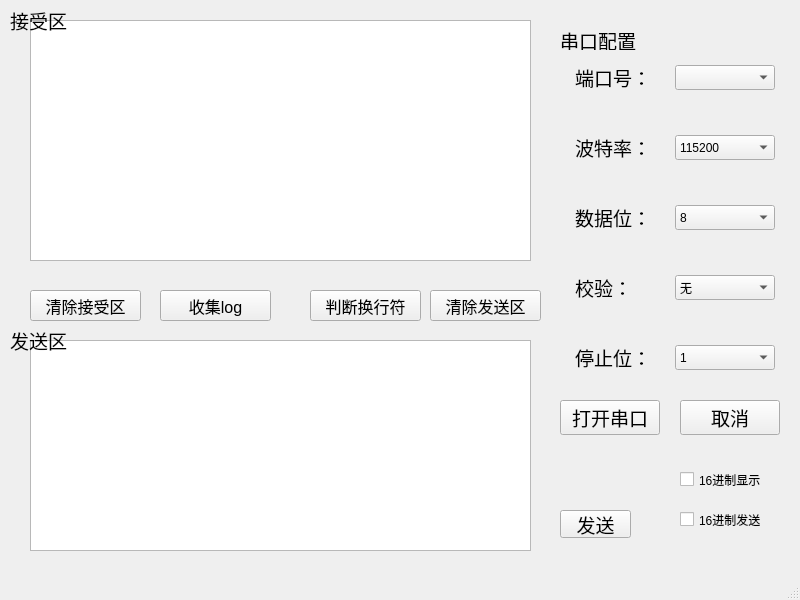
<?xml version="1.0" encoding="UTF-8"?>
<ui version="4.0">
 <class>MainWindow</class>
 <widget class="QMainWindow" name="MainWindow">
  <property name="geometry">
   <rect>
    <x>0</x>
    <y>0</y>
    <width>800</width>
    <height>600</height>
   </rect>
  </property>
  <property name="windowTitle">
   <string>MainWindow</string>
  </property>
  <widget class="QWidget" name="centralwidget">
   <widget class="QComboBox" name="cBox_SerialPortNum">
    <property name="geometry">
     <rect>
      <x>675</x>
      <y>65</y>
      <width>100</width>
      <height>25</height>
     </rect>
    </property>
    <property name="editable">
     <bool>false</bool>
    </property>
   </widget>
   <widget class="QLabel" name="label_3">
    <property name="geometry">
     <rect>
      <x>575</x>
      <y>205</y>
      <width>85</width>
      <height>25</height>
     </rect>
    </property>
    <property name="font">
     <font>
      <family>华文楷体</family>
      <pointsize>14</pointsize>
     </font>
    </property>
    <property name="text">
     <string>数据位：</string>
    </property>
   </widget>
   <widget class="QLabel" name="label_4">
    <property name="geometry">
     <rect>
      <x>575</x>
      <y>275</y>
      <width>85</width>
      <height>25</height>
     </rect>
    </property>
    <property name="font">
     <font>
      <family>华文楷体</family>
      <pointsize>14</pointsize>
     </font>
    </property>
    <property name="text">
     <string>校验：</string>
    </property>
   </widget>
   <widget class="QComboBox" name="CBox_SerialPortcheck">
    <property name="geometry">
     <rect>
      <x>675</x>
      <y>275</y>
      <width>100</width>
      <height>25</height>
     </rect>
    </property>
    <item>
     <property name="text">
      <string>无</string>
     </property>
    </item>
    <item>
     <property name="text">
      <string>奇检验</string>
     </property>
    </item>
    <item>
     <property name="text">
      <string>偶校验</string>
     </property>
    </item>
   </widget>
   <widget class="QPushButton" name="opencolse">
    <property name="geometry">
     <rect>
      <x>560</x>
      <y>400</y>
      <width>100</width>
      <height>35</height>
     </rect>
    </property>
    <property name="font">
     <font>
      <family>华文楷体</family>
      <pointsize>14</pointsize>
     </font>
    </property>
    <property name="text">
     <string>打开串口</string>
    </property>
   </widget>
   <widget class="QLabel" name="label">
    <property name="geometry">
     <rect>
      <x>575</x>
      <y>65</y>
      <width>80</width>
      <height>25</height>
     </rect>
    </property>
    <property name="font">
     <font>
      <family>华文楷体</family>
      <pointsize>14</pointsize>
     </font>
    </property>
    <property name="text">
     <string>端口号：</string>
    </property>
   </widget>
   <widget class="QLabel" name="label_5">
    <property name="geometry">
     <rect>
      <x>575</x>
      <y>345</y>
      <width>100</width>
      <height>25</height>
     </rect>
    </property>
    <property name="font">
     <font>
      <family>华文楷体</family>
      <pointsize>14</pointsize>
     </font>
    </property>
    <property name="text">
     <string>停止位：</string>
    </property>
   </widget>
   <widget class="QComboBox" name="cBox_SerialPortDataNum">
    <property name="geometry">
     <rect>
      <x>675</x>
      <y>205</y>
      <width>100</width>
      <height>25</height>
     </rect>
    </property>
    <property name="editable">
     <bool>false</bool>
    </property>
    <item>
     <property name="text">
      <string>8</string>
     </property>
    </item>
    <item>
     <property name="text">
      <string>7</string>
     </property>
    </item>
    <item>
     <property name="text">
      <string>6</string>
     </property>
    </item>
    <item>
     <property name="text">
      <string>5</string>
     </property>
    </item>
   </widget>
   <widget class="QLabel" name="label_2">
    <property name="geometry">
     <rect>
      <x>575</x>
      <y>135</y>
      <width>85</width>
      <height>25</height>
     </rect>
    </property>
    <property name="font">
     <font>
      <family>华文楷体</family>
      <pointsize>14</pointsize>
     </font>
    </property>
    <property name="text">
     <string>波特率：</string>
    </property>
   </widget>
   <widget class="QComboBox" name="cBox_SerialPortStopBit">
    <property name="geometry">
     <rect>
      <x>675</x>
      <y>345</y>
      <width>100</width>
      <height>25</height>
     </rect>
    </property>
    <item>
     <property name="text">
      <string>1</string>
     </property>
    </item>
    <item>
     <property name="text">
      <string>2</string>
     </property>
    </item>
   </widget>
   <widget class="QPushButton" name="Con_DSable_PBT">
    <property name="geometry">
     <rect>
      <x>680</x>
      <y>400</y>
      <width>100</width>
      <height>35</height>
     </rect>
    </property>
    <property name="font">
     <font>
      <family>华文楷体</family>
      <pointsize>14</pointsize>
     </font>
    </property>
    <property name="text">
     <string>取消</string>
    </property>
   </widget>
   <widget class="QComboBox" name="cBox_SerialPortBaud">
    <property name="geometry">
     <rect>
      <x>675</x>
      <y>135</y>
      <width>100</width>
      <height>25</height>
     </rect>
    </property>
    <property name="editable">
     <bool>false</bool>
    </property>
    <item>
     <property name="text">
      <string>115200</string>
     </property>
    </item>
    <item>
     <property name="text">
      <string>921600</string>
     </property>
    </item>
    <item>
     <property name="text">
      <string>9600</string>
     </property>
    </item>
    <item>
     <property name="text">
      <string>4800</string>
     </property>
    </item>
   </widget>
   <widget class="QLabel" name="label_6">
    <property name="geometry">
     <rect>
      <x>560</x>
      <y>30</y>
      <width>100</width>
      <height>20</height>
     </rect>
    </property>
    <property name="font">
     <font>
      <family>华文楷体</family>
      <pointsize>14</pointsize>
     </font>
    </property>
    <property name="text">
     <string>串口配置</string>
    </property>
   </widget>
   <widget class="QPlainTextEdit" name="SerialPortDataShow">
    <property name="geometry">
     <rect>
      <x>30</x>
      <y>20</y>
      <width>501</width>
      <height>241</height>
     </rect>
    </property>
   </widget>
   <widget class="QPlainTextEdit" name="SerialPortDataSend">
    <property name="geometry">
     <rect>
      <x>30</x>
      <y>340</y>
      <width>501</width>
      <height>211</height>
     </rect>
    </property>
   </widget>
   <widget class="QLabel" name="label_7">
    <property name="geometry">
     <rect>
      <x>10</x>
      <y>10</y>
      <width>81</width>
      <height>21</height>
     </rect>
    </property>
    <property name="font">
     <font>
      <family>Arial</family>
      <pointsize>14</pointsize>
     </font>
    </property>
    <property name="text">
     <string>接受区</string>
    </property>
   </widget>
   <widget class="QLabel" name="label_8">
    <property name="geometry">
     <rect>
      <x>10</x>
      <y>330</y>
      <width>81</width>
      <height>21</height>
     </rect>
    </property>
    <property name="font">
     <font>
      <family>Arial</family>
      <pointsize>14</pointsize>
     </font>
    </property>
    <property name="text">
     <string>发送区</string>
    </property>
   </widget>
   <widget class="QPushButton" name="bt_clearshow">
    <property name="geometry">
     <rect>
      <x>30</x>
      <y>290</y>
      <width>111</width>
      <height>31</height>
     </rect>
    </property>
    <property name="font">
     <font>
      <family>Arial</family>
      <pointsize>12</pointsize>
     </font>
    </property>
    <property name="text">
     <string>清除接受区</string>
    </property>
   </widget>
   <widget class="QPushButton" name="bt_clearsend">
    <property name="geometry">
     <rect>
      <x>430</x>
      <y>290</y>
      <width>111</width>
      <height>31</height>
     </rect>
    </property>
    <property name="font">
     <font>
      <family>Arial</family>
      <pointsize>12</pointsize>
     </font>
    </property>
    <property name="text">
     <string>清除发送区</string>
    </property>
   </widget>
   <widget class="QPushButton" name="bt_sendserialdata">
    <property name="geometry">
     <rect>
      <x>560</x>
      <y>510</y>
      <width>71</width>
      <height>28</height>
     </rect>
    </property>
    <property name="font">
     <font>
      <family>Arial</family>
      <pointsize>14</pointsize>
     </font>
    </property>
    <property name="text">
     <string>发送</string>
    </property>
   </widget>
   <widget class="QCheckBox" name="cb_sendhex">
    <property name="geometry">
     <rect>
      <x>680</x>
      <y>510</y>
      <width>111</width>
      <height>19</height>
     </rect>
    </property>
    <property name="text">
     <string>16进制发送</string>
    </property>
   </widget>
   <widget class="QCheckBox" name="cb_rechex">
    <property name="geometry">
     <rect>
      <x>680</x>
      <y>470</y>
      <width>111</width>
      <height>19</height>
     </rect>
    </property>
    <property name="text">
     <string>16进制显示</string>
    </property>
   </widget>
   <widget class="QPushButton" name="bt_clearsend_2">
    <property name="geometry">
     <rect>
      <x>310</x>
      <y>290</y>
      <width>111</width>
      <height>31</height>
     </rect>
    </property>
    <property name="font">
     <font>
      <family>Arial</family>
      <pointsize>12</pointsize>
     </font>
    </property>
    <property name="text">
     <string>判断换行符</string>
    </property>
   </widget>
   <widget class="QPushButton" name="bt_clearsend_3">
    <property name="geometry">
     <rect>
      <x>160</x>
      <y>290</y>
      <width>111</width>
      <height>31</height>
     </rect>
    </property>
    <property name="font">
     <font>
      <family>Arial</family>
      <pointsize>12</pointsize>
     </font>
    </property>
    <property name="text">
     <string>收集log</string>
    </property>
   </widget>
  </widget>
  <widget class="QMenuBar" name="menubar">
   <property name="geometry">
    <rect>
     <x>0</x>
     <y>0</y>
     <width>800</width>
     <height>23</height>
    </rect>
   </property>
  </widget>
  <widget class="QStatusBar" name="statusbar"/>
 </widget>
 <resources/>
 <connections/>
</ui>
